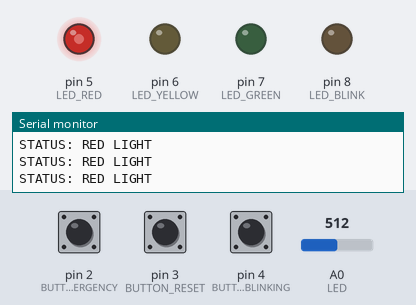
The program below on a simulated Arduino Uno, built with avr-gcc and run on an emulated ATmega328P. Shown: output pins drawn as LEDs (lit = HIGH), the last lines printed to the serial monitor. Dashed ring = blinking. Inputs (shaded band) come from the test bench; at power-on: pin 4 (BUTTON_BLINKING) HIGH, A0 (LED) = 512, pin 2 (BUTTON_EMERGENCY) HIGH, pin 3 (BUTTON_RESET) HIGH.

Above: at 1.2 s.
1.3 s: pin 4 (BUTTON_BLINKING) pulled LOW for 0.15 s
4.3 s: A0 (LED) set to 525
At 4.9 s:
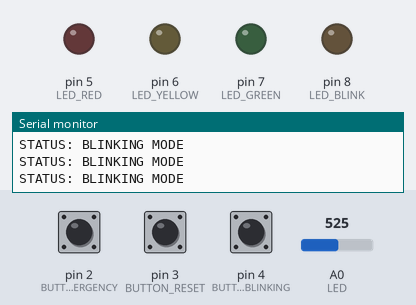
7.3 s: pin 2 (BUTTON_EMERGENCY) pulled LOW for 0.15 s
At 8.5 s:
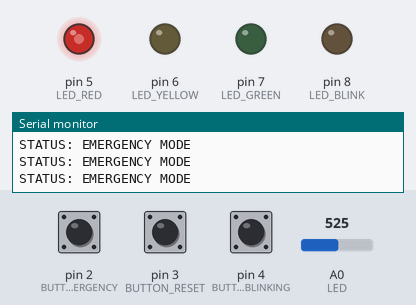
8.9 s: A0 (LED) set to 900
At 9.6 s:
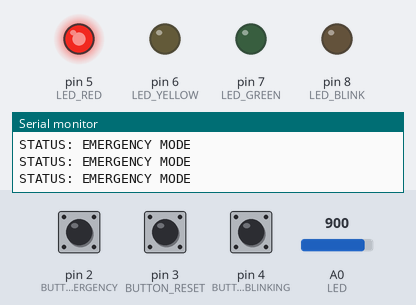
10.4 s: pin 2 (BUTTON_EMERGENCY) pulled LOW for 1 s
At 11.4 s:
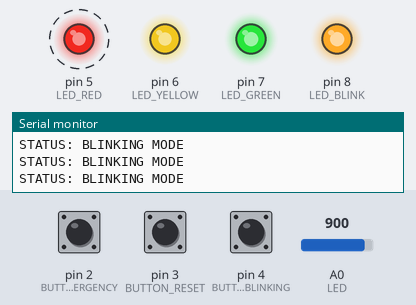
14.4 s: pin 4 (BUTTON_BLINKING) pulled LOW for 1 s
Timing chart, 0 to 19.4 s (numbered marks = the images above; inputs shaded):
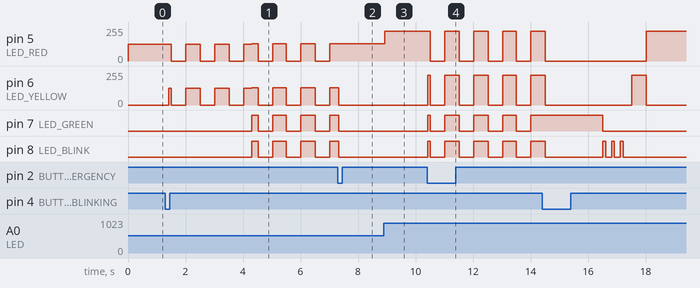

The program:

main.cpp
```cpp
#include <Arduino.h>
#include <TaskScheduler.h>

// LED 핀 정의
#define LED_RED     5   // 빨간 LED
#define LED_YELLOW  6   // 노란 LED
#define LED_GREEN   7   // 초록 LED
#define LED_BLINK   8   // 깜빡임 LED

// 버튼 핀 정의
#define BUTTON_EMERGENCY 2  // 비상 모드 버튼 (외부 인터럽트 INT0)
#define BUTTON_RESET     3  // 시스템 OFF/ON 버튼 (외부 인터럽트 INT1)
#define BUTTON_BLINKING  4  // 깜빡임 모드 버튼 (폴링 방식)

// 모드 플래그 (인터럽트 또는 폴링에 의해 변경됨)
volatile bool emergencyMode = false;  // 비상 모드
volatile bool systemOffMode = false;  // 시스템 OFF 모드
volatile bool blinkingMode  = false;  // 깜빡임 모드

// 디바운스 관련 변수 (인터럽트 방지)
const unsigned long debounceDelayMicro = 200000; // 200ms 디바운스 시간
volatile unsigned long lastEmergencyInterruptTime = 0;
volatile unsigned long lastResetInterruptTime     = 0;

// 깜빡임 모드 버튼 디바운스 (millis 단위)
unsigned long lastBlinkingDebounceTime = 0;
const unsigned long blinkingDebounceDelay = 50; // 50ms 디바운스 시간
int lastBlinkingButtonState = HIGH;  // 버튼의 이전 상태

// TaskScheduler 관련 변수
Scheduler runner;
const unsigned long cycleDuration = 6000;  // 신호등 주기 (6초)
unsigned long cycleStart = 0;

// 신호등 상태 업데이트 함수 선언
void updateTrafficLights();
Task trafficTask(100, TASK_FOREVER, &updateTrafficLights, &runner, true);

// 비상 모드 인터럽트 핸들러 (INT0 사용)
void emergencyISR() {
  unsigned long current = micros();
  if (current - lastEmergencyInterruptTime >= debounceDelayMicro) {
    emergencyMode = !emergencyMode;  // 모드 토글
    lastEmergencyInterruptTime = current;
  }
}

// 시스템 OFF/ON 모드 인터럽트 핸들러 (INT1 사용)
void resetISR() {
  unsigned long current = micros();
  if (current - lastResetInterruptTime >= debounceDelayMicro) {
    systemOffMode = !systemOffMode;  // 모드 토글
    lastResetInterruptTime = current;
  }
}

// 깜빡임 모드 버튼 폴링 방식 처리
void pollBlinkingButton() {
  int currentState = digitalRead(BUTTON_BLINKING);
  unsigned long currentTime = millis();
  if ((lastBlinkingButtonState == HIGH) && (currentState == LOW) &&
      (currentTime - lastBlinkingDebounceTime > blinkingDebounceDelay)) {
    blinkingMode = !blinkingMode;  // 모드 토글
    lastBlinkingDebounceTime = currentTime;
  }
  lastBlinkingButtonState = currentState;
}

// 현재 신호등 상태를 시리얼로 전송하는 함수
void sendTrafficLightStatus() {
  String statusMessage;

  // 1. 시스템 OFF 상태
  if (systemOffMode) {
    statusMessage = "STATUS: SYSTEM OFF";
  }
  // 2. 비상 모드
  else if (emergencyMode) {
    statusMessage = "STATUS: EMERGENCY MODE";
  }
  // 3. 깜빡임 모드
  else if (blinkingMode) {
    statusMessage = "STATUS: BLINKING MODE";
  }
  // 4. 정상 신호등 상태
  else {
    unsigned long now = millis();
    unsigned long elapsed = (now - cycleStart) % cycleDuration;

    if (elapsed < 2000) {
      statusMessage = "STATUS: RED LIGHT";
    } else if (elapsed < 2500) {
      statusMessage = "STATUS: YELLOW LIGHT";
    } else if (elapsed < 4500) {
      statusMessage = "STATUS: GREEN LIGHT";
    } else if (elapsed < 5500) {
      statusMessage = "STATUS: BLINKING LIGHT";
    } else {
      statusMessage = "STATUS: YELLOW LIGHT";
    }
  }

  // 시리얼로 상태 전송
  Serial.println(statusMessage);
}

// 아두이노 초기 설정 함수
void setup() {
  // 시리얼 통신 시작
  Serial.begin(9600);

  // LED 핀을 출력으로 설정
  pinMode(LED_RED, OUTPUT);
  pinMode(LED_YELLOW, OUTPUT);
  pinMode(LED_GREEN, OUTPUT);
  pinMode(LED_BLINK, OUTPUT);

  // 초기 LED OFF
  digitalWrite(LED_RED, LOW);
  digitalWrite(LED_YELLOW, LOW);
  digitalWrite(LED_GREEN, LOW);
  digitalWrite(LED_BLINK, LOW);

  // 버튼 핀을 입력으로 설정 (내부 풀업 저항 사용)
  pinMode(BUTTON_EMERGENCY, INPUT_PULLUP);
  pinMode(BUTTON_RESET, INPUT_PULLUP);
  pinMode(BUTTON_BLINKING, INPUT_PULLUP);

  // 외부 인터럽트 등록
  attachInterrupt(digitalPinToInterrupt(BUTTON_EMERGENCY), emergencyISR, FALLING);
  attachInterrupt(digitalPinToInterrupt(BUTTON_RESET), resetISR, FALLING);

  // 신호등 동작 시작 시간 설정
  cycleStart = millis();
}

// 메인 루프 함수
void loop() {
  runner.execute();      // TaskScheduler 실행
  pollBlinkingButton();  // 깜빡임 버튼 폴링

  // 현재 신호등 상태를 시리얼로 전송
  sendTrafficLightStatus();
}

// 신호등 상태 업데이트 함수
void updateTrafficLights() {
  int brightness = map(analogRead(A0), 0, 1023, 0, 255);  // 가변저항 값 -> LED 밝기 매핑

  // 1. 시스템 OFF 모드: 모든 LED OFF
  if (systemOffMode) {
    analogWrite(LED_RED, 0);
    analogWrite(LED_YELLOW, 0);
    analogWrite(LED_GREEN, 0);
    analogWrite(LED_BLINK, 0);
    return;
  }

  // 2. 비상 모드: 빨간 LED만 켜기
  if (emergencyMode) {
    analogWrite(LED_RED, brightness);
    analogWrite(LED_YELLOW, 0);
    analogWrite(LED_GREEN, 0);
    analogWrite(LED_BLINK, 0);
    return;
  }

  // 3. 깜빡임 모드: 모든 LED가 0.5초 주기로 깜빡임
  if (blinkingMode) {
    bool blinkState = ((millis() / 500) % 2) == 0;
    analogWrite(LED_RED,     blinkState ? brightness : 0);
    analogWrite(LED_YELLOW,  blinkState ? brightness : 0);
    analogWrite(LED_GREEN,   blinkState ? brightness : 0);
    analogWrite(LED_BLINK,   blinkState ? brightness : 0);
    return;
  }

  // 4. 정상 신호등 동작 (6초 주기)
  unsigned long now = millis();
  unsigned long elapsed = (now - cycleStart) % cycleDuration;

  // 모든 LED OFF 후 현재 상태에 맞는 LED ON
  analogWrite(LED_RED, 0);
  analogWrite(LED_YELLOW, 0);
  analogWrite(LED_GREEN, 0);
  analogWrite(LED_BLINK, 0);

  if (elapsed < 2000) {
    analogWrite(LED_RED, brightness);  // 0~2초: 빨간불
  }
  else if (elapsed < 2500) {
    analogWrite(LED_YELLOW, brightness);  // 2~2.5초: 노란불
  }
  else if (elapsed < 4500) {
    analogWrite(LED_GREEN, brightness);  // 2.5~4.5초: 초록불
  }
  else if (elapsed < 5500) {
    int tick = (elapsed - 4500) / 100;
    if (tick == 0 || tick == 3 || tick == 6) {
      analogWrite(LED_BLINK, brightness);  // 4.5~5.5초: 깜빡이는 불
    }
  }
  else {
    analogWrite(LED_YELLOW, brightness);  // 5.5~6초: 노란불
  }
}
```

Measured:
- the behaviour switches between 513 and 514 on A0 (LED) (found by bisection; images 0 and 1)
- after the input at 4.3 s, pin 7 (LED_GREEN), pin 8 (LED_BLINK): LOW → HIGH at once, then repeats every 0.98 s: LOW 0.50 s, HIGH 0.48 s
- after the input at 7.3 s, pin 5 (LED_RED): stays 130/255 (without the input it goes to 0/255 after 0.21 s)
- after the input at 8.9 s, pin 5 (LED_RED): 130/255 → 224/255 at once
- after the input at 10.4 s, pin 5 (LED_RED): alternates 224/255 for 0.50 s and 0/255 for 0.50 s, starting after 0.11 s; pin 6 (LED_YELLOW): 0/255 → 224/255 at once, then repeats every 1.0 s: 0/255 0.50 s, 224/255 0.50 s; pin 7 (LED_GREEN), pin 8 (LED_BLINK): LOW → HIGH at once, then repeats every 1.0 s: LOW 0.50 s, HIGH 0.50 s
- by itself, pin 5 (LED_RED), pin 6 (LED_YELLOW): repeats every 0.98 s: 0/255 0.50 s, 130/255 0.48 s
